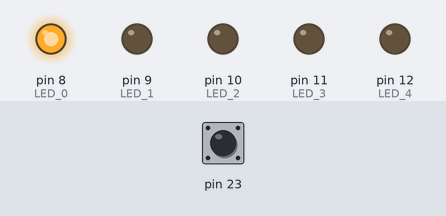
A sketch run on a simulated Arduino Uno, built with avr-gcc and run on an emulated ATmega328P. On the bench: output pins drawn as LEDs (lit = HIGH). Inputs (shaded band) come from the test bench; at power-on: pin 23 HIGH.

Above: at 0.9 s.
1.0 s: pin 23 pulled LOW for 0.15 s
At 1.7 s:
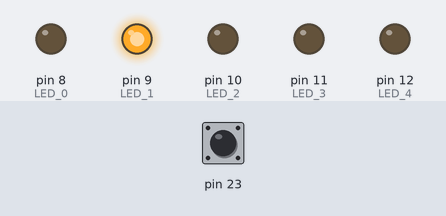
2.6 s: pin 23 pulled LOW for 1 s
At 4.1 s:
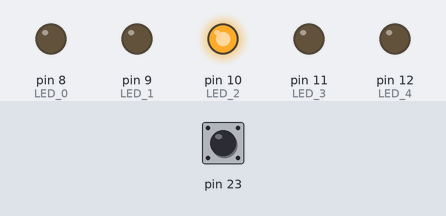
5.1 s: pin 23 pulled LOW for 0.15 s
At 6.0 s:
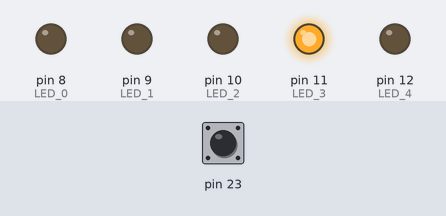
6.7 s: pin 23 pulled LOW for 3.2 s
At 7.2 s:
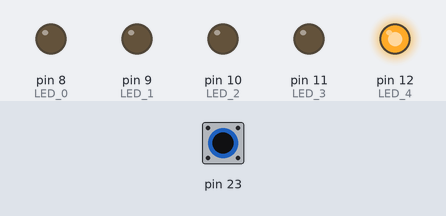
Timing chart, 0 to 9.7 s (numbered marks = the images above; inputs shaded):
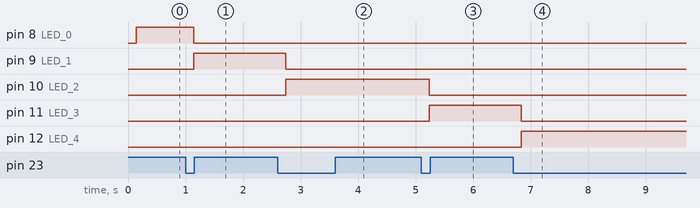

Measured:
- after the input at 1.0 s, pin 8 (LED_0): HIGH → LOW after 0.14 s; pin 9 (LED_1): LOW → HIGH after 0.14 s
- after the input at 2.6 s, pin 9 (LED_1): HIGH → LOW after 0.14 s; pin 10 (LED_2): LOW → HIGH after 0.14 s
- after the input at 5.1 s, pin 10 (LED_2): HIGH → LOW after 0.14 s; pin 11 (LED_3): LOW → HIGH after 0.14 s
- after the input at 6.7 s, pin 11 (LED_3): HIGH → LOW after 0.14 s; pin 12 (LED_4): LOW → HIGH after 0.14 s

The sketch:

Pruebas.ino
```cpp
# define F_CPU 16000000 // 16 MHz
# include <avr/io.h>
# include <util/delay.h>
# define LED_0 PORTB0
# define LED_1 PORTB1
# define LED_2 PORTB2
# define LED_3 PORTB3
# define LED_4 PORTB4
# define boton PINB7
# define boton2 PIND1

int main(){
 DDRB |= (1<<DDB0) | (1<<DDB1) | (1<<DDB2) | (1<<DDB3) | (1<<DDB4);
 DDRB &= ~(1<<DDB7);
// DDRD |= (1<<DDD0);
// DDRD &= ~(1<<DDD1);
// PORTD |= (1<<DDD0);
 // Setea como outputs los pines PB del 0 al 4
 // También el PD0 como output
 // PB7 y PD1 son imputs, al activarle las resistencias de pull up

  int patron = 0;
  while(1){

    if ((!(PINB & (1<<boton)))) //Queremos que el boton esté low (!) PINB es el registro de lectura,
    { //lo comparamos con el estado en que estamos interesados, (1<<PINB7)
      _delay_ms (70);
      if ((!(PINB & (1<<boton))) )
    {
      _delay_ms (70);
      if ((!(PINB & (1<<boton))) )
    {
      if (patron == 0)
      {
      PORTB |= (1 << LED_0 );
      PORTB = ~(1 << LED_1) & ~(1 << LED_2) & ~(1 << LED_3) & ~(1 << LED_4); // Siempre será 0, 0 and cualquier cosa = 0
      patron++;
      }
      else if (patron == 1)
      {
      PORTB |= (1 << LED_1);
      PORTB = ~(1 << LED_0) & ~(1 << LED_2) & ~(1 << LED_3) & ~(1 << LED_4);
      patron++;
      }
      else if (patron == 2)
      {
      PORTB |= (1 << LED_2);
      PORTB = ~(1 << LED_0) & ~(1 << LED_1) & ~(1 << LED_3) & ~(1 << LED_4);
      patron++;
      }
      else if (patron == 3)
      {
      PORTB |= (1 << LED_3);
      PORTB = ~(1 << LED_0) & ~(1 << LED_1) & ~(1 << LED_2) & ~(1 << LED_4);
      patron++;
      }
      else if (patron == 4)
      {
      PORTB |= (1 << LED_4);
      PORTB = ~(1 << LED_0) & ~(1 << LED_1) & ~(1 << LED_2) & ~(1 << LED_3);
      patron = 0;

      }
      while (!(PINB & (1<<boton))){  // No cambia de estado si se sigue presionando el boton
      }

    }
   }
 }
}
   return 0;
}


// I/O pins tienen diodos de protección (cuando el voltaje es muy alto, drenan la corriente a tierra o a Vcc si es muy bajo)
// VCC = 2.4V - 5.5V Min: -0.5  Max VCC + 0.5 (página 365)
// La suma de las corrientes en en los puertos C algo no debe pasar los 100mA (pag 367)
```
